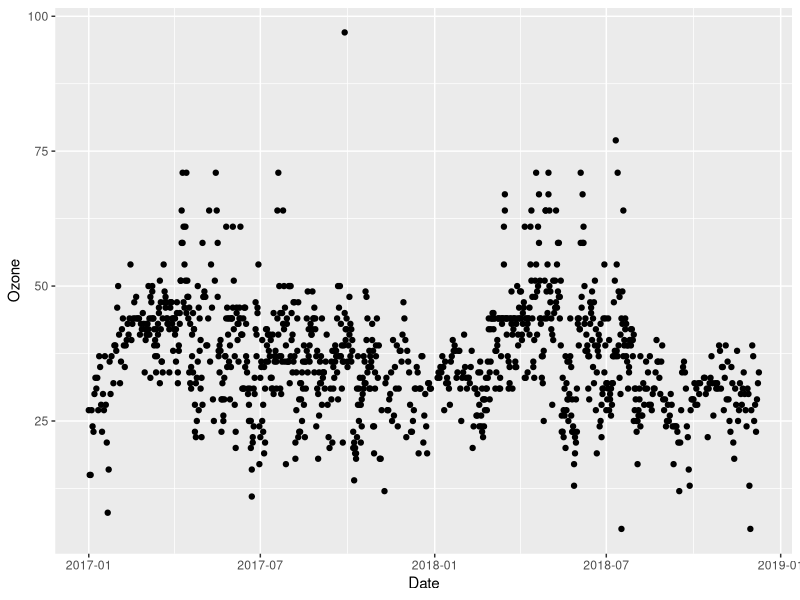
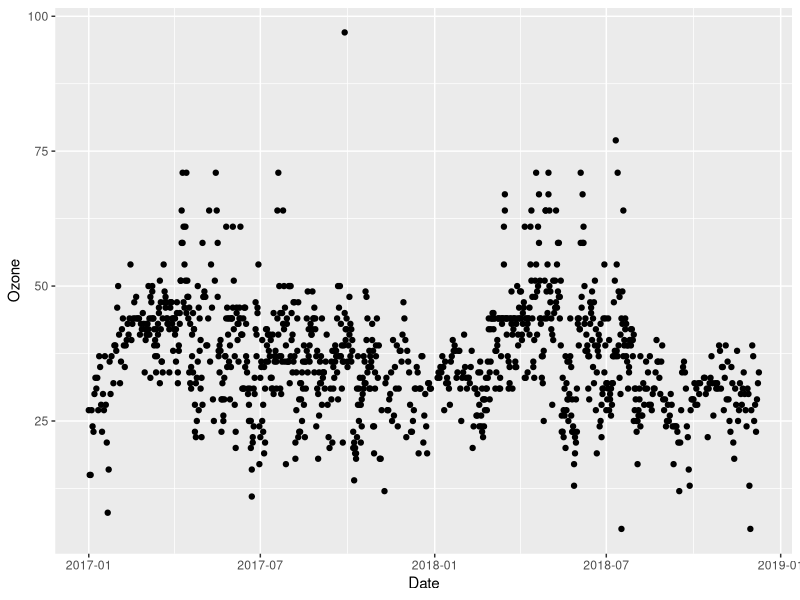
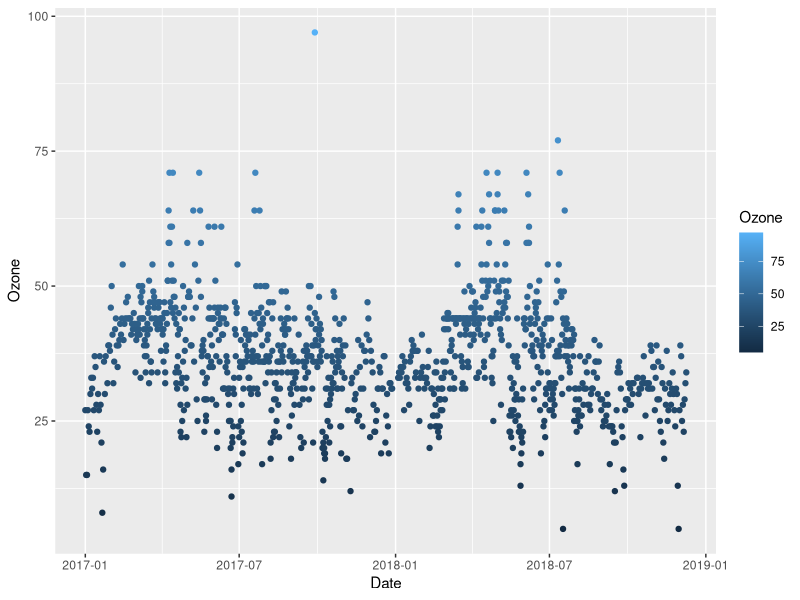

Recreate these plots in R, in order. (Note: this script raises an error after producing the figures.)
## ---- chunk 1
getwd()
library(tidyverse)

PeterPaul.chem.nutrients <- read.csv("./Data/Processed/NTL-LTER_Lake_Nutrient_Phys_PeterPaul_Processed.csv")
PeterPaul.nutrients.gathered <- read.csv("./Data/Processed/NTL-LTER_Lake_Nutrients_PeterPaulGathered_Processed.csv")
PeterPaul.chem.nutrients.summaries <- read.csv("./Data/Processed/NTL-LTER_Lake_Summaries_PeterPaul_Processed.csv")

EPAair <- read.csv("./Data/Processed/RM_EPAair_O3_PM25_NC1718_Processed.csv") 

#Taylor's fix for date
EPAair <- EPAair %>%
  unite(Date, Y, m, d)
EPAair$Date <- ymd(EPAair$Date)

EPAair$Date <- as.Date(EPAair$Date, format = "%Y-%m-%d")

dim(EPAair)
class(EPAair$Date)


PeterPaul.chem.nutrients$sampledate <- as.Date(PeterPaul.chem.nutrients$sampledate, format = "%Y-%m-%d")
View(PeterPaul.chem.nutrients)
## ---- chunk 2
# Scatterplot
ggplot(EPAair, aes(x = Date, y = Ozone)) + 
  geom_point()

O3plot <- ggplot(EPAair) +
  geom_point(aes(x = Date, y = Ozone))
print(O3plot)

# Fix this code
O3plot2 <- ggplot(EPAair) +
  geom_point(aes(x = Date, y = Ozone, color = Ozone)) #make color the Ozone
print(O3plot2)

# Add additional variables - I missed this
PMplot <- 
  ggplot(EPAair, aes(x = month, y = PM2.5, shape = as.factor(year), color = Site.Name)) +
  geom_point()
print(PMplot)

# Separate plot with facets  - I missed this
PMplot.faceted <-
  ggplot(EPAair, aes(x = month, y = PM2.5, shape = as.factor(year))) +
  geom_point() +
  facet_wrap(vars(Site.Name), nrow = 3) 
print(PMplot.faceted) #will have common legend

# - I missed this
PMplot.faceted2 <-
  ggplot(EPAair, aes(x = month, y = PM2.5)) +
  geom_point() +
  facet_grid(Site.Name ~ year)
print(PMplot.faceted2)

# Filter dataset within plot building
O3plot.Blackstone <- 
  ggplot(subset(EPAair, Site.Name == "Blackstone"), aes(x = Date, y = Ozone)) + #subset can take name
  geom_point() +
  geom_line() #Added layer, line will only go from one entry to another - day 1 to 2 to 3 (but if it was an entry every month, that wouldn't be useful to)
print(O3plot.Blackstone)

# Exercise: build your own scatterplots of PeterPaul.chem.nutrients

# 1. 
# Plot surface temperatures by day of  year. 
# Color your points by year, and facet by lake in two rows.

tn_plot.PeterPaul <-
  ggplot(subset(PeterPaul.chem.nutrients, depth = 0),
         aes(x = daynum, y = temperature_C, color = year4))+
  geom_point()+
  facet_wrap(vars(lakename), nrow = 2) #put them into 2 rows vs. default of 2 columns


#2. 
# Plot temperature by date. Color your points by depth.
# Change the size of your point to 0.5
  ggplot(PeterPaul.chem.nutrients,
         aes(x = sampledate, y = temperature_C, color = depth))+
  geom_point(size = 0.5)

## ---- chunk 3
# Scatterplot
lightvsDO <- 
  ggplot(PeterPaul.chem.nutrients, aes(x = irradianceWater, y = dissolvedOxygen)) +
  geom_point()
print(lightvsDO) #this makes no sense! there's a couple irrational (not true) outliers
#zoom into area of interest

# Adjust axes
lightvsDOfixed <- 
  ggplot(PeterPaul.chem.nutrients, aes(x = irradianceWater, y = dissolvedOxygen)) +
  geom_point() +
  xlim(0, 250) + #adding limits so we have a better view
  ylim(0, 20)
print(lightvsDOfixed) #shows lots of light at surface, less at depth; less DO at low irradiance levels, and more instances of higher DO at surface

# Depth in the fields of limnology and oceanography is on a reverse scale, so we can see data differently
tempvsdepth <- 
  #ggplot(PeterPaul.chem.nutrients, aes(x = temperature_C, y = depth)) +
  ggplot(PeterPaul.chem.nutrients, aes(x = temperature_C, y = depth, color = daynum)) +
  geom_point() +
  scale_y_reverse()
print(tempvsdepth) #more fluctuation at surface, colder at depth
 
##where we stopped 2/7/19
NvsP <-
  ggplot(PeterPaul.chem.nutrients, aes(x = tp_ug, y = tn_ug, color = depth)) +
  geom_point() +
  geom_smooth(method = lm) + #telling it to be a linear model method (otherwise it just uses smooth function for fit line); the line also includes a 95% confidence interval
  geom_abline(aes(slope = 16, intercept = 0), lty = 2) #automatically will make it black straight line, line type has to go outside aes
print(NvsP)
#this shows ratio of 16:1; the line shows most points above; this is expected for great lakes

# Exercise: Plot relationships between air quality measurements

# 1. 
# Plot AQI values for ozone by PM2.5, colored by site. 
View(EPAair)
EPA.O3.PM2.5.sites <- 
  ggplot(EPAair, aes(x = PM2.5, y = Ozone)) +
  geom_point(color = Site.Name) + #you can put aes in geom_point, but may need to repeat
  geom_smooth(method = lm) #both include fit lines for each variable 
print(EPA.O3.PM2.5.sites) #triple oak doesn't show up, but there's no ozone data, so it won't show up in graph
#scale color discrete to specify colors, it's its own layer

# Add a line of best fit for the linear regression of these variables.

  
## ---- chunk 4
 # Barplot + error bars
PeterPaul.nutrient.summaries <- PeterPaul.nutrients.gathered %>%
  group_by(lakename, nutrient) %>% #if you want to group_by more than one column, they have to be in same fun
  summarise(sd = sd(concentration), 
            mean = mean(concentration)) 

Nutrientplot <- 
  ggplot(PeterPaul.nutrients.gathered) +
  geom_bar(aes(x = lakename, y = concentration, fill = as.factor(nutrient)), # why did we use fill? color will only color outside of line
          position = "dodge", stat = "summary", fun.y = "mean")             # what's happening here? #position = dodge computes mean for each nut, instead of making single bar for each lake; stat = summary & fun.y = mean telling it to do summary of the mean (though it does choose mean by default)
print(Nutrientplot)

class(PeterPaul.nutrients.gathered)

Nutrientplot2 <- 
  ggplot(PeterPaul.nutrient.summaries, aes(x = lakename, y = mean, fill = as.factor(nutrient))) + #splitting it up by nut
  geom_bar(stat = "identity", position = "dodge") + # what does the stat command do? bar chart requires a command specifying stat; "dodged" out different bars
  geom_errorbar(aes(ymin = mean-sd, ymax = mean+sd),
                position = "dodge") # how do we specify error bars?
                 #we are using these means that we've already computed
print(Nutrientplot2) #but this is a crazy way to show nut concns: no error bars makes more sense; we're moving away from bar plots w/ error bars

# Are there more effective ways to produce summary stats for categories?

# Box and whiskers plot
Nutrientplot3 <-
  ggplot(PeterPaul.nutrients.gathered, aes(x = lakename, y = concentration)) +
  geom_boxplot(aes(color = nutrient)) # Why didn't we use "fill"? fill only fills in the boxes, but makes all points black 
print(Nutrientplot3)

# Dot plot = wide spots are where there's more measurements / entries
Nutrientplot4 <-
  ggplot(PeterPaul.nutrients.gathered, aes(x = lakename, y = concentration)) +
  geom_dotplot(aes(color = nutrient), binaxis = "y", binwidth = 1, #binwidth 
               stackdir = "center", position = "dodge") #stack direction
print(Nutrientplot4) #if the data weren't as widely distrib, we'd get better more informative graph

# Violin plot looks more like a violin when points are closer together
Nutrientplot5 <-
  ggplot(PeterPaul.nutrients.gathered, aes(x = lakename, y = concentration)) +
  geom_violin(aes(color = nutrient)) #
print(Nutrientplot5)

# Frequency polygons
# Using a tidy dataset
Nutrientplot6 <-
  ggplot(PeterPaul.chem.nutrients) +
  geom_freqpoly(aes(x = tn_ug), color = "black") + #if you don't specify colors, it'll just make black lines
  geom_freqpoly(aes(x = tp_ug), color = "darkblue") +
  geom_freqpoly(aes(x = nh34), color = "darkgray") +
  geom_freqpoly(aes(x = no23), color = "gray") +
  geom_freqpoly(aes(x = po4), color = "blue") #one layer for each nut
print(Nutrientplot6)

# Using a gathered dataset
Nutrientplot7 <-   
  ggplot(PeterPaul.nutrients.gathered) +
  geom_freqpoly(aes(x = concentration, color = nutrient), binwidth = 1000)
print(Nutrientplot7)

# Exercise: Plot distributions of AQI values for EPAair

# 1. 
# Create a bar chart plus standard deviation error bars for PM2.5, divided by year. 
class(EPAair$Date) #need to mutate this file to add month and year

EPA.PM2.5.years <- EPAair %>%
  group_by(Site.Name, year) %>%
  summarise(sd = (sd(PM2.5, na.rm = TRUE)), 
            mean = (mean(PM2.5, na.rm = TRUE)))

  ggplot(EPA.PM2.5.years, aes( x = as.factor(year), y= mean, fill = Site.Name)) +
  geom_bar(position = "dodge", stat = "identity") +
    geom_errorbar(aes(ymin = mean - sd, ymax = mean +sd), position = "dodge") 
  #geom_errorbar wants numbers, be careful
  
# Create separate bars for each site. 

# 2. 
# Create a new plot that better depicts the distribution of PM2.5 concentrations. 
# Divide your graph by year and site.

